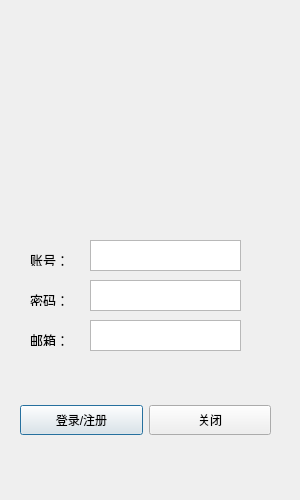
<?xml version="1.0" encoding="UTF-8"?>
<ui version="4.0">
 <class>LoginWindow</class>
 <widget class="QDialog" name="LoginWindow">
  <property name="geometry">
   <rect>
    <x>0</x>
    <y>0</y>
    <width>300</width>
    <height>500</height>
   </rect>
  </property>
  <property name="minimumSize">
   <size>
    <width>300</width>
    <height>500</height>
   </size>
  </property>
  <property name="maximumSize">
   <size>
    <width>300</width>
    <height>500</height>
   </size>
  </property>
  <property name="windowTitle">
   <string>桌面修仙登录</string>
  </property>
  <widget class="QLabel" name="label">
   <property name="geometry">
    <rect>
     <x>0</x>
     <y>0</y>
     <width>300</width>
     <height>200</height>
    </rect>
   </property>
   <property name="text">
    <string>&lt;html&gt;&lt;head/&gt;&lt;body&gt;&lt;p align=&quot;center&quot;&gt;&lt;img src=&quot;:/res/user.png&quot;/&gt;&lt;/p&gt;&lt;/body&gt;&lt;/html&gt;</string>
   </property>
  </widget>
  <widget class="QLabel" name="label_2">
   <property name="geometry">
    <rect>
     <x>30</x>
     <y>250</y>
     <width>51</width>
     <height>16</height>
    </rect>
   </property>
   <property name="text">
    <string>&lt;html&gt;&lt;head/&gt;&lt;body&gt;&lt;p&gt;&lt;span style=&quot; font-size:10pt;&quot;&gt;账号：&lt;/span&gt;&lt;/p&gt;&lt;/body&gt;&lt;/html&gt;</string>
   </property>
  </widget>
  <widget class="QLabel" name="label_3">
   <property name="geometry">
    <rect>
     <x>30</x>
     <y>290</y>
     <width>51</width>
     <height>16</height>
    </rect>
   </property>
   <property name="text">
    <string>&lt;html&gt;&lt;head/&gt;&lt;body&gt;&lt;p&gt;&lt;span style=&quot; font-size:10pt;&quot;&gt;密码：&lt;/span&gt;&lt;/p&gt;&lt;/body&gt;&lt;/html&gt;</string>
   </property>
  </widget>
  <widget class="QLabel" name="label_4">
   <property name="geometry">
    <rect>
     <x>30</x>
     <y>330</y>
     <width>51</width>
     <height>16</height>
    </rect>
   </property>
   <property name="text">
    <string>&lt;html&gt;&lt;head/&gt;&lt;body&gt;&lt;p&gt;&lt;span style=&quot; font-size:10pt;&quot;&gt;邮箱：&lt;/span&gt;&lt;/p&gt;&lt;/body&gt;&lt;/html&gt;</string>
   </property>
  </widget>
  <widget class="QTextBrowser" name="textBrowser">
   <property name="geometry">
    <rect>
     <x>90</x>
     <y>240</y>
     <width>151</width>
     <height>31</height>
    </rect>
   </property>
  </widget>
  <widget class="QTextBrowser" name="textBrowser_2">
   <property name="geometry">
    <rect>
     <x>90</x>
     <y>280</y>
     <width>151</width>
     <height>31</height>
    </rect>
   </property>
  </widget>
  <widget class="QTextBrowser" name="textBrowser_3">
   <property name="geometry">
    <rect>
     <x>90</x>
     <y>320</y>
     <width>151</width>
     <height>31</height>
    </rect>
   </property>
  </widget>
  <widget class="QWidget" name="horizontalLayoutWidget">
   <property name="geometry">
    <rect>
     <x>20</x>
     <y>390</y>
     <width>251</width>
     <height>61</height>
    </rect>
   </property>
   <layout class="QHBoxLayout" name="horizontalLayout" stretch="1,1">
    <property name="leftMargin">
     <number>0</number>
    </property>
    <property name="topMargin">
     <number>0</number>
    </property>
    <property name="rightMargin">
     <number>0</number>
    </property>
    <property name="bottomMargin">
     <number>0</number>
    </property>
    <item>
     <widget class="QPushButton" name="pushButton">
      <property name="minimumSize">
       <size>
        <width>0</width>
        <height>30</height>
       </size>
      </property>
      <property name="text">
       <string>登录/注册</string>
      </property>
     </widget>
    </item>
    <item>
     <widget class="QPushButton" name="pushButton_2">
      <property name="minimumSize">
       <size>
        <width>0</width>
        <height>30</height>
       </size>
      </property>
      <property name="text">
       <string>关闭</string>
      </property>
     </widget>
    </item>
   </layout>
  </widget>
 </widget>
 <resources/>
 <connections/>
</ui>
